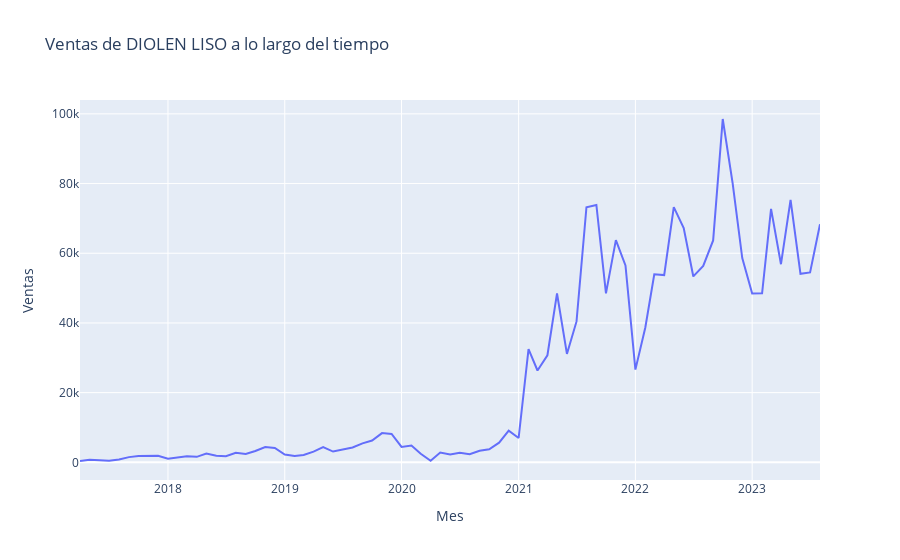

Notebook code for this chart:
### Code cell
# Filtrar el DataFrame solo para la tela 'DIOLEN LISO'
df_diolen_liso = df_resultado[df_resultado['descrip'] == 'DIOLEN LISO']

# Crear la gráfica con Plotly Express
fig = px.line(df_diolen_liso, x='mes', y='venta', title='Ventas de DIOLEN LISO a lo largo del tiempo',
              labels={'venta': 'Ventas', 'mes': 'Mes'},
              line_shape='linear')

# Mostrar la gráfica
fig.show()

### Figure 1 — Plotly figure (JSON) as saved in the notebook; plotly's stock layout.template omitted (floating-point values rounded to 4 significant figures)
{"data": [{"hovertemplate": "Mes=%{x}<br>Ventas=%{y}<extra></extra>", "legendgroup": "", "line": {"color": "#636efa", "dash": "solid", "shape": "linear"}, "marker": {"symbol": "circle"}, "mode": "lines", "name": "", "orientation": "v", "showlegend": false, "type": "scatter", "x": ["2017-04", "2017-05", "2017-06", "2017-07", "2017-08", "2017-09", "2017-10", "2017-11", "2017-12", "2018-01", "2018-02", "2018-03", "2018-04", "2018-05", "2018-06", "2018-07", "2018-08", "2018-09", "2018-10", "2018-11", "2018-12", "2019-01", "2019-02", "2019-03", "2019-04", "2019-05", "2019-06", "2019-07", "2019-08", "2019-09", "2019-10", "2019-11", "2019-12", "2020-01", "2020-02", "2020-03", "2020-04", "2020-05", "2020-06", "2020-07", "2020-08", "2020-09", "2020-10", "2020-11", "2020-12", "2021-01", "2021-02", "2021-03", "2021-04", "2021-05", "2021-06", "2021-07", "2021-08", "2021-09", "2021-10", "2021-11", "2021-12", "2022-01", "2022-02", "2022-03", "2022-04", "2022-05", "2022-06", "2022-07", "2022-08", "2022-09", "2022-10", "2022-11", "2022-12", "2023-01", "2023-02", "2023-03", "2023-04", "2023-05", "2023-06", "2023-07", "2023-08"], "xaxis": "x", "y": [384, 727, 580, 452, 807, 1497, 1790, 1865, 1866, 1062, 1338, 1721, 1578, 2553, 1873, 1767, 2749, 2431, 3249, 4398, 4112, 2226, 1810, 2103, 3083, 4387, 3099, 3642, 4269, 5443, 6274, 8396, 8148, 4425, 4843, 2470, 440, 2798, 2224, 2724, 2316, 3312, 3765, 5635, 9079, 6981, 32478, 26356, 30726, 48457, 31108, 40440, 73205, 73870, 48496, 63768, 56522, 26602, 38705, 53946, 53726, 73229, 67206, 53344, 56383, 63672, 98523, 80031, 58616, 48456, 48509, 72724, 56850, 75343, 54092, 54497, 68316], "yaxis": "y"}], "layout": {"legend": {"tracegroupgap": 0}, "title": {"text": "Ventas de DIOLEN LISO a lo largo del tiempo"}, "xaxis": {"anchor": "y", "domain": [0, 1], "title": {"text": "Mes"}}, "yaxis": {"anchor": "x", "domain": [0, 1], "title": {"text": "Ventas"}}}}
